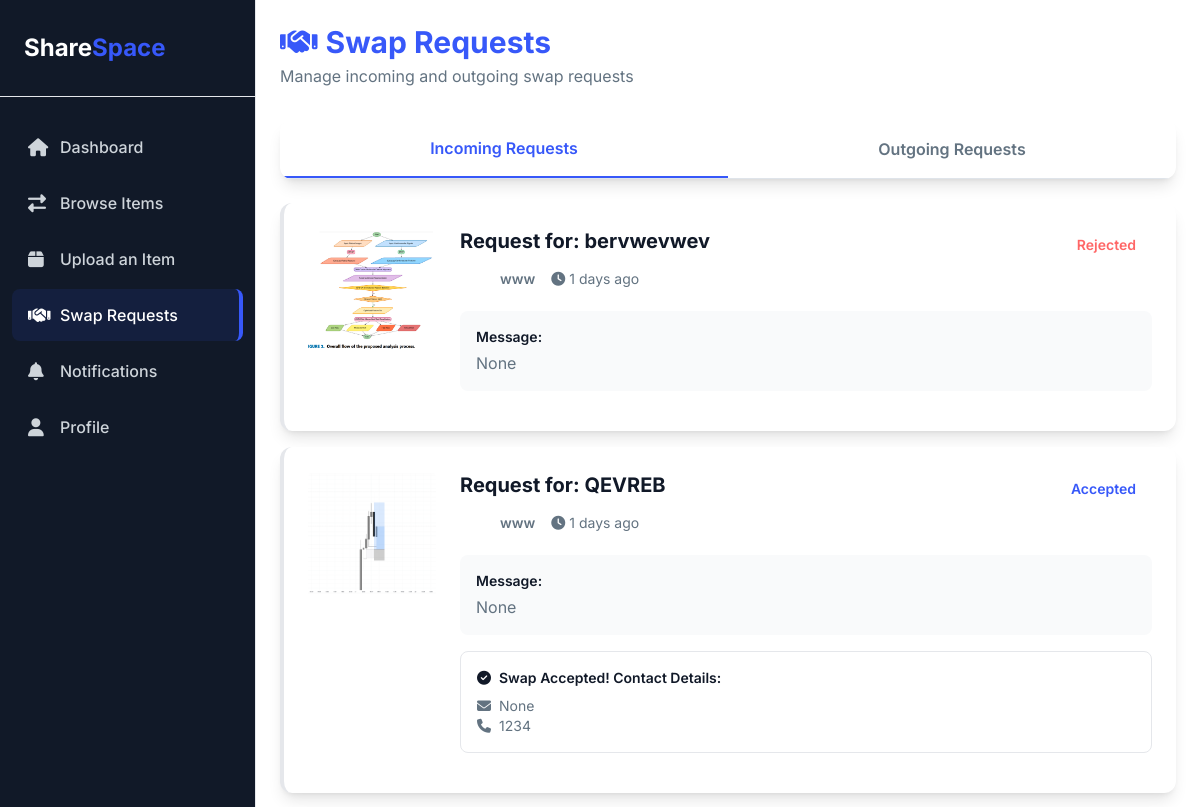
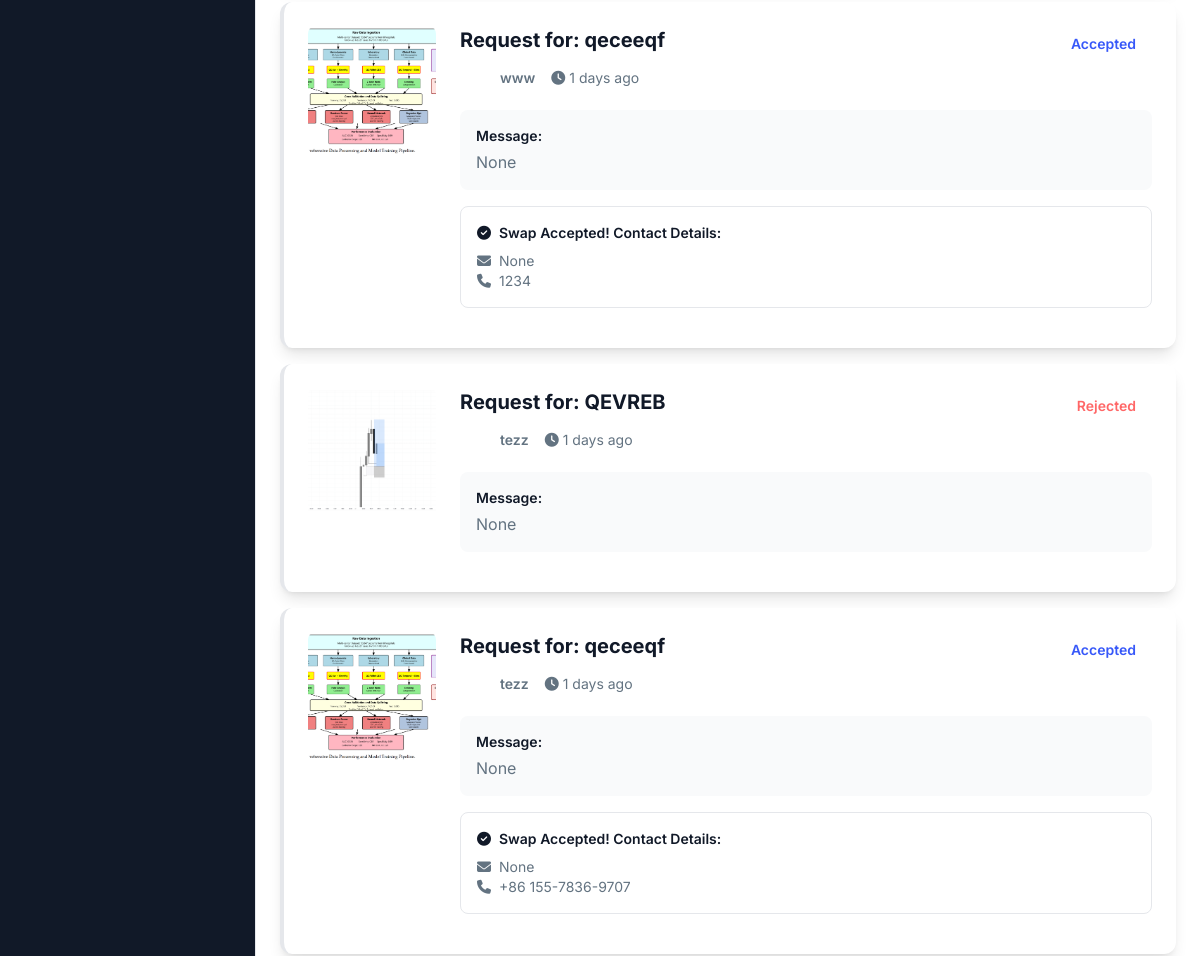
/swapRequests (signed in, upper part), run on an earlier commit of the app's database (2 pictures, top to bottom).
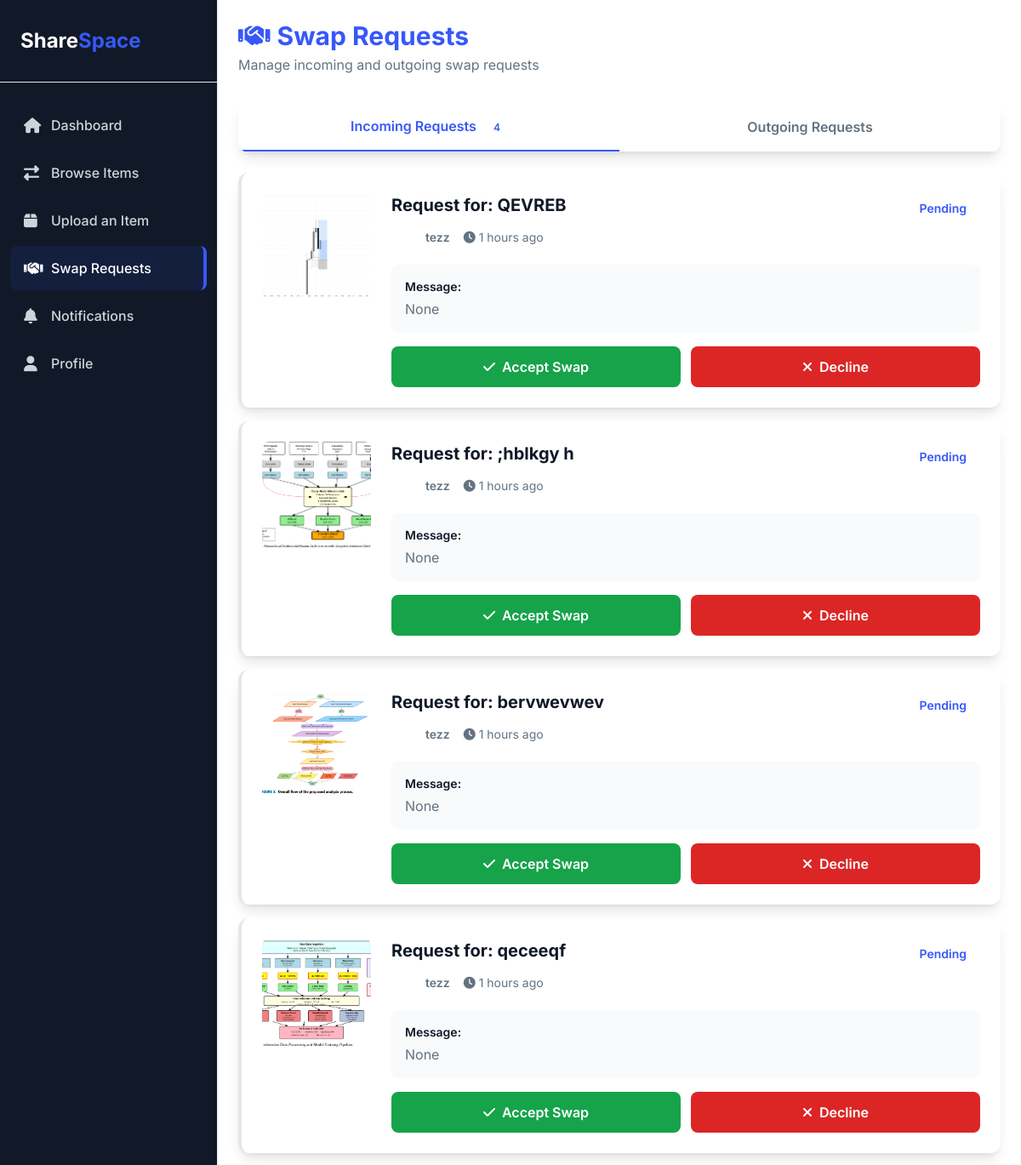
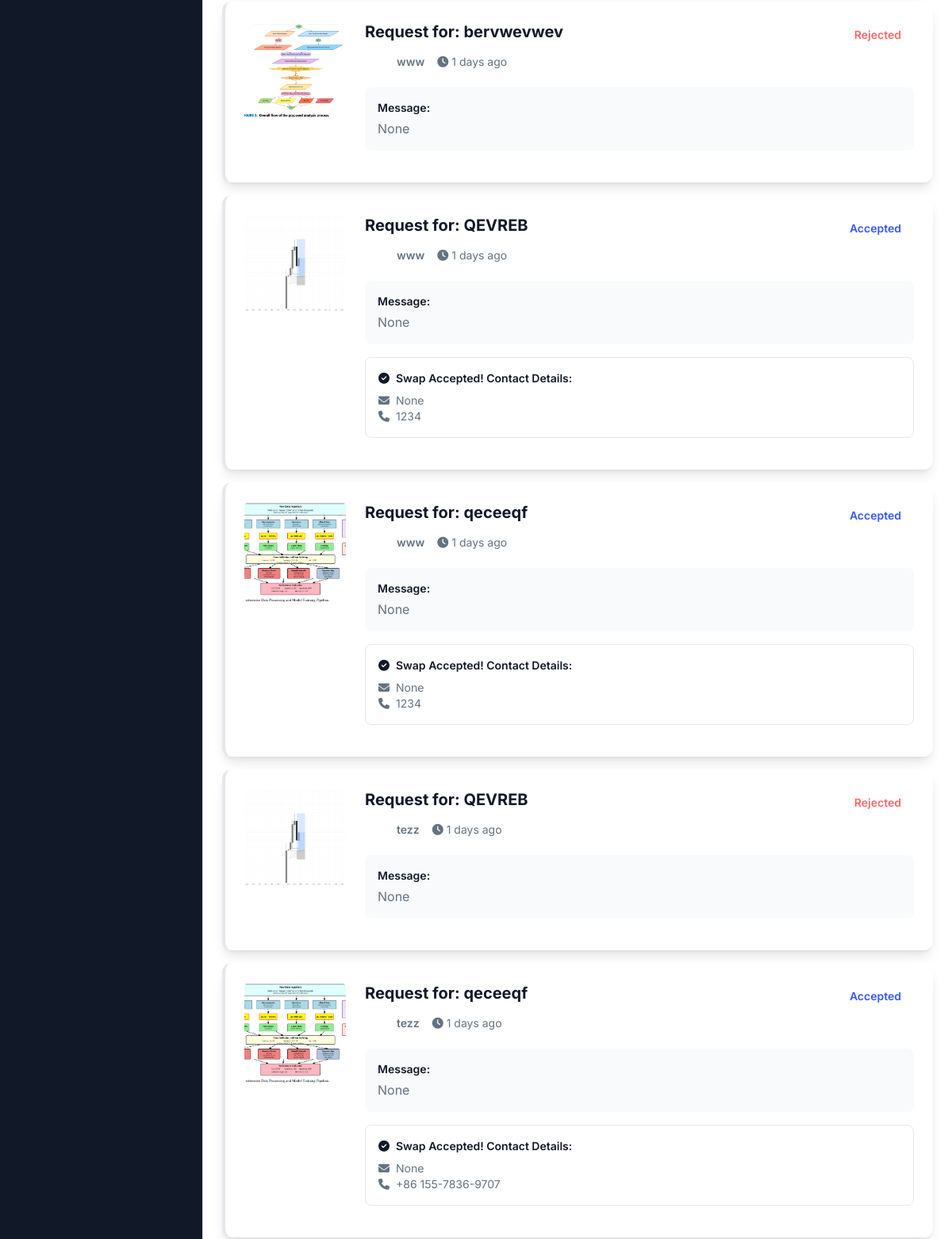
And on a later commit of the database (2 pictures, top to bottom).
### tables this page shows
CREATE TABLE swap_requests (
    id INTEGER PRIMARY KEY AUTOINCREMENT,
    requester_id INTEGER NOT NULL,
    item_id INTEGER NOT NULL,
    owner_id INTEGER NOT NULL,
    status TEXT DEFAULT 'pending',
    message TEXT,
    created_at TIMESTAMP DEFAULT CURRENT_TIMESTAMP,
    responded_at TIMESTAMP,
    FOREIGN KEY (requester_id) REFERENCES users(id) ON DELETE CASCADE,
    FOREIGN KEY (item_id) REFERENCES items(id) ON DELETE CASCADE,
    FOREIGN KEY (owner_id) REFERENCES users(id) ON DELETE CASCADE
);

CREATE TABLE items (
    id INTEGER PRIMARY KEY AUTOINCREMENT,
    owner_id INTEGER NOT NULL,
    name TEXT NOT NULL,
    category TEXT,
    description TEXT,
    image TEXT,
    hostel TEXT,
    created_at TEXT DEFAULT CURRENT_TIMESTAMP,
    is_active INTEGER DEFAULT 1, condition TEXT, looking_for TEXT, contact_method TEXT DEFAULT 'email', views INTEGER DEFAULT 0,

    FOREIGN KEY (owner_id) REFERENCES users(id)
);

CREATE TABLE users (
    id INTEGER PRIMARY KEY AUTOINCREMENT,
    username TEXT UNIQUE NOT NULL,
    password_hash TEXT NOT NULL,
    hostel TEXT,
    phone TEXT
, email TEXT);

### app.py (the view)
@app.route('/swapRequests')
def swap_requests():
    if 'user_id' not in session:
        return redirect(url_for('signin'))
    db = get_db()
    user_id = session['user_id']
    incoming = db.execute("""
        SELECT
            sr.id,
            sr.message,
            sr.status,
            sr.created_at,
            i.name AS item_name,
            i.image AS item_image,
            u.username AS requester_name,
            u.email AS requester_email,
            u.phone AS requester_phone
        FROM swap_requests sr
        JOIN items i ON sr.item_id = i.id
        JOIN users u ON sr.requester_id = u.id
        WHERE sr.owner_id = :user_id
        ORDER BY sr.created_at DESC
    """, {"user_id": user_id}).fetchall()
    outgoing = db.execute("""
        SELECT
            sr.id,
            sr.message,
            sr.status,
            sr.created_at,
            i.name AS item_name,
            i.image AS item_image,
            u.username AS owner_name,
            u.email AS owner_email,
            u.phone AS owner_phone
        FROM swap_requests sr
        JOIN items i ON sr.item_id = i.id
        JOIN users u ON sr.owner_id = u.id
        WHERE sr.requester_id = :user_id
        ORDER BY sr.created_at DESC
    """, {"user_id": user_id}).fetchall()
    incoming_requests = []
    for r in incoming:
        r = dict(r)
        r['time_ago'] = time_ago(r['created_at'])
        incoming_requests.append(r)
    outgoing_requests = []
    for r in outgoing:
        r = dict(r)
        r['time_ago'] = time_ago(r['created_at'])
        outgoing_requests.append(r)
    incoming_count = sum(1 for r in incoming_requests if r['status'] == 'pending')
    return render_template(
        'swapRequests.html',
        username=session["username"],
        incoming_requests=incoming_requests,
        outgoing_requests=outgoing_requests,
        incoming_count=incoming_count,
        success=request.args.get('success'),
        error=request.args.get('error')
    )

### app.py (called while the page is built)
def get_db():
    if "db" not in g:
        print("📁 Connecting to database:", os.path.abspath(DB_PATH))  # <-- debug print
        g.db = sqlite3.connect(DB_PATH)
        g.db.row_factory = sqlite3.Row
        g.db.execute("PRAGMA foreign_keys = ON")
    return g.db

def time_ago(dt):
    if isinstance(dt, str):
        dt = datetime.strptime(dt, "%Y-%m-%d %H:%M:%S")
    if dt.tzinfo is None:
        dt = dt.replace(tzinfo=timezone.utc)
    now = datetime.now(timezone.utc)
    diff = now - dt
    seconds = diff.total_seconds()
    if seconds < 60:
        return "just now"
    elif seconds < 3600:
        return f"{int(seconds // 60)} minutes ago"
    elif seconds < 86400:
        return f"{int(seconds // 3600)} hours ago"
    else:
        return f"{int(seconds // 86400)} days ago"

### templates/swapRequests.html (shortened to what this page needs)
{% extends "signedInBase.html" %}
{% block nav_requests %}
{{ ACTIVE }}
{% endblock %}
{% block content %}
<div class="mb-8">
    <h1 class="text-3xl font-bold mb-1">
        <i class="fas fa-handshake text-primary mr-2"></i>Swap Requests
    </h1>
    <p class="text-body-color dark:text-dark-6">
        Manage incoming and outgoing swap requests
    </p>
</div>
<div class="bg-white dark:bg-dark-2 rounded-xl shadow-lg overflow-hidden mb-6">
    <div class="flex border-b border-stroke dark:border-dark-3">
        <button onclick="showTab('incoming')"
                id="tab-incoming"
                class="flex-1 px-6 py-4 font-semibold text-primary border-b-2 border-primary transition">
            Incoming Requests
            {% if incoming_count > 0 %}
            <span class="ml-2 px-2 py-1 bg-orange bg-opacity-10 text-orange rounded-full text-xs">
                {{ incoming_count }}
            </span>
            {% endif %}
        </button>
        <button onclick="showTab('outgoing')"
                id="tab-outgoing"
                class="flex-1 px-6 py-4 font-semibold text-body-color dark:text-dark-6 hover:text-primary transition">
            Outgoing Requests
        </button>
    </div>
</div>
<div>
    <div id="incoming" class="tab-content">
        {% if incoming_requests %}
        <div class="space-y-4">
            {% for request in incoming_requests %}
            <div class="bg-white dark:bg-dark-2 rounded-xl p-6 shadow-lg border-l-4
                        {% if request.status == 'pending' %}border-orange
                        {% elif request.status == 'accepted' %}border-green
                        {% else %}border-red{% endif %}">
                <div class="flex flex-col lg:flex-row gap-6">
                    <div class="w-full lg:w-32 h-32 rounded-lg bg-gradient-to-br from-primary to-blue-dark flex items-center justify-center flex-shrink-0 overflow-hidden">
                        {% if request.item_image %}
                        <img src="{{ url_for('static', filename='uploads/' + request.item_image) }}"
                             class="w-full h-full object-cover" alt="{{ request.item_name }}">
                        {% else %}
                        <i class="fas fa-box text-4xl text-white"></i>
                        {% endif %}
                    </div>
                    <div class="flex-1 min-w-0">
                        <div class="flex items-start justify-between mb-4">
                            <div>
                                <h3 class="text-xl font-bold text-dark dark:text-white mb-2">
                                    Request for: {{ request.item_name }}
                                </h3>
                                <div class="flex items-center gap-4 text-sm text-body-color dark:text-dark-6">
                                    <div class="flex items-center gap-2">
                                        <div class="w-8 h-8 rounded-full bg-gradient-to-br from-primary to-purple flex items-center justify-center text-white font-bold text-xs">
                                        </div>
                                        <span class="font-semibold">{{ request.requester_name }}</span>
                                    </div>
                                    <span><i class="fas fa-clock mr-1"></i>{{ request.time_ago }}</span>
                                </div>
                            </div>
                            <span class="px-4 py-2 rounded-full text-sm font-semibold
                                        {% if request.status == 'pending' %}bg-orange bg-opacity-10 text-orange
                                        {% elif request.status == 'accepted' %}bg-green bg-opacity-10 text-green
                                        {% else %}bg-red bg-opacity-10 text-red{% endif %}">
                                {{ request.status|capitalize }}
                            </span>
                        </div>
                        <div class="mb-4 p-4 bg-gray-1 dark:bg-dark rounded-lg">
                            <p class="text-sm font-semibold text-dark dark:text-white mb-1">Message:</p>
                            <p class="text-body-color dark:text-dark-6">{{ request.message }}</p>
                        </div>
                        {% if request.status == 'accepted' %}
                        <div class="p-4 bg-green bg-opacity-5 border border-green border-opacity-20 rounded-lg mb-4">
                            <p class="text-sm font-semibold text-dark dark:text-white mb-2">
                                <i class="fas fa-check-circle text-green mr-2"></i>Swap Accepted! Contact Details:
                            </p>
                            <p class="text-sm text-body-color dark:text-dark-6">
                                <i class="fas fa-envelope mr-2"></i>{{ request.requester_email }}
                            </p>
                            {% if request.requester_phone %}
                            <p class="text-sm text-body-color dark:text-dark-6">
                                <i class="fas fa-phone mr-2"></i>{{ request.requester_phone }}
                            </p>
                            {% endif %}
                        </div>
                        {% endif %}
                        {% if request.status == 'pending' %}
<div class="flex gap-3">
    <button onclick="respondToSwap('{{ request.id }}', 'accepted', this)"
            class="flex-1 px-6 py-3 bg-green-600 text-white rounded-lg font-semibold hover:bg-green-700 transition">
        <i class="fas fa-check mr-2"></i>Accept Swap
    </button>
    <button onclick="respondToSwap('{{ request.id }}', 'rejected', this)"
            class="flex-1 px-6 py-3 bg-red-600 text-white rounded-lg font-semibold hover:bg-red-700 transition">
        <i class="fas fa-times mr-2"></i>Decline
    </button>
</div>
                        {% endif %}
                    </div>
                </div>
            </div>
            {% endfor %}
        </div>
        {% endif %}
    </div>
</div>
{% endblock %}

### templates/signedInBase.html (shortened to what this page needs)
<!DOCTYPE html>
<html lang="en" class="scroll-smooth">
<head>
    <script src="https://cdn.tailwindcss.com"></script>
    <link rel="stylesheet" href="{{ url_for('static', filename='css/tailwind.css') }}">
    <link rel="stylesheet"
          href="https://cdnjs.cloudflare.com/ajax/libs/font-awesome/6.4.0/css/all.min.css">
</head>
<body class="bg-white text-primary dark:bg-dark dark:">
{% set ACTIVE = "text-white bg-primary bg-opacity-10 border-r-4 border-primary" %}
{% set INACTIVE = "text-gray-7 hover:text-white hover:bg-dark-3" %}
<aside id="sidebar"
       class="fixed inset-y-0 left-0 z-50 w-64 transform -translate-x-full
              md:translate-x-0 transition-transform duration-300
              bg-dark border-r border-dark-3 flex flex-col">
    <div class="px-6 py-8 border-b border-dark-3">
        <h2 class="text-2xl font-bold text-white">
            Share<span class="text-primary">Space</span>
        </h2>
    </div>
    <nav class="px-3 py-6 space-y-1">
        <a href="{{ url_for('dashboard') }}"
           class="flex items-center gap-3 px-4 py-3 rounded-lg transition
                  {% block nav_dashboard %}{{ INACTIVE }}{% endblock %}">
            <i class="fas fa-home w-5 text-lg"></i>
            <span class="font-medium">Dashboard</span>
        </a>
        <a href="{{ url_for('browse_items') }}"
           class="flex items-center gap-3 px-4 py-3 rounded-lg transition
                  {% block nav_browse %}{{ INACTIVE }}{% endblock %}">
            <i class="fas fa-exchange-alt w-5 text-lg"></i>
            <span class="font-medium">Browse Items</span>
        </a>
        <a href="{{ url_for('upload') }}"
           class="flex items-center gap-3 px-4 py-3 rounded-lg transition
                  {% block nav_upload %}{{ INACTIVE }}{% endblock %}">
            <i class="fas fa-box w-5 text-lg"></i>
            <span class="font-medium">Upload an Item</span>
        </a>
        <a href="{{ url_for('swap_requests') }}"
           class="flex items-center gap-3 px-4 py-3 rounded-lg transition
                  {% block nav_requests %}{{ INACTIVE }}{% endblock %}">
            <i class="fas fa-handshake w-5 text-lg"></i>
            <span class="font-medium">Swap Requests</span>
        </a>
        <a href="{{ url_for('notifications') }}"
           class="flex items-center gap-3 px-4 py-3 rounded-lg transition
                  {% block nav_notifications %}{{ INACTIVE }}{% endblock %}">
            <i class="fas fa-bell w-5 text-lg"></i>
            <span class="font-medium">Notifications</span>
        </a>
        <a href="{{ url_for('profile') }}"
           class="flex items-center gap-3 px-4 py-3 rounded-lg transition
                  {% block nav_profile %}{{ INACTIVE }}{% endblock %}">
            <i class="fas fa-user w-5 text-lg"></i>
            <span class="font-medium">Profile</span>
        </a>
    </nav>
    </aside>
    <main class="p-6 md:ml-64 min-h-screen transition-all duration-300">
        {% block content %}{% endblock %}
    </main>
</body>
</html>

What changed in the data, as far as the page shows it:
added swap_requests: image (picture), item_name "QEVREB", requester_name "tezz", time_ago "1 hours ago", status "Pending", message "None"
added swap_requests: image (picture), item_name ";hblkgy h", requester_name "tezz", time_ago "1 hours ago", status "Pending", message "None"
added swap_requests: image (picture), item_name "bervwevwev", requester_name "tezz", time_ago "1 hours ago", status "Pending", message "None"
added swap_requests: image (picture), item_name "qeceeqf", requester_name "tezz", time_ago "1 hours ago", status "Pending", message "None"
Also different on the page:
{{ incoming_count }}: (not shown) → "4"
